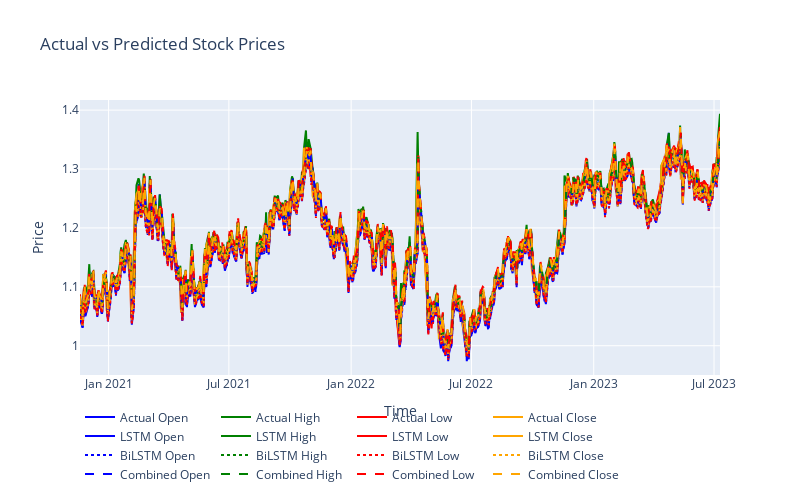

This figure's notebook cell:
### Code cell
# Create a trace for each column in y_test
lstm_traces = []
bilstm_traces = []
combined_traces = []

columns = ['Open', 'High', 'Low', 'Close']
colors = ['blue', 'green', 'red', 'orange']

for i, column in enumerate(columns):
    lstm_trace = go.Scatter(
        x=df.index[-len(y_test):],
        y=lstm_predictions[:, i],
        mode='lines',
        name='LSTM ' + column,
        line=dict(color=colors[i])
    )
    bilstm_trace = go.Scatter(
        x=df.index[-len(y_test):],
        y=bilstm_predictions[:, i],
        mode='lines',
        name='BiLSTM ' + column,
        line=dict(color=colors[i], dash='dot')
    )
    combined_trace = go.Scatter(
        x=df.index[-len(y_test):],
        y=combined_predictions[:, i],
        mode='lines',
        name='Combined ' + column,
        line=dict(color=colors[i], dash='dash')
    )
    lstm_traces.append(lstm_trace)
    bilstm_traces.append(bilstm_trace)
    combined_traces.append(combined_trace)

# Create the layout for the plot
layout = go.Layout(
    title='Actual vs Predicted Stock Prices',
    xaxis=dict(title='Time'),
    yaxis=dict(title='Price'),
    legend=dict(orientation='h'),
    height=500,
    width=800
)

# Create the figure and plot the traces
fig = go.Figure(data=actual_traces + lstm_traces +
                bilstm_traces + combined_traces, layout=layout)
fig.show()

### Figure 1 — Plotly figure (JSON) as saved in the notebook; plotly's stock layout.template omitted (floating-point values rounded to 4 significant figures; data arrays with more than 128 entries replaced by an {"elided": "..."} marker saying what was removed)
{"data": [{"line": {"color": "blue"}, "mode": "lines", "name": "Actual Open", "type": "scatter", "x": {"elided": "653 str values"}, "y": {"elided": "653 float values"}}, {"line": {"color": "green"}, "mode": "lines", "name": "Actual High", "type": "scatter", "x": {"elided": "653 str values"}, "y": {"elided": "653 float values"}}, {"line": {"color": "red"}, "mode": "lines", "name": "Actual Low", "type": "scatter", "x": {"elided": "653 str values"}, "y": {"elided": "653 float values"}}, {"line": {"color": "orange"}, "mode": "lines", "name": "Actual Close", "type": "scatter", "x": {"elided": "653 str values"}, "y": {"elided": "653 float values"}}, {"line": {"color": "blue"}, "mode": "lines", "name": "LSTM Open", "type": "scatter", "x": {"elided": "653 str values"}, "y": {"elided": "653 float values"}}, {"line": {"color": "green"}, "mode": "lines", "name": "LSTM High", "type": "scatter", "x": {"elided": "653 str values"}, "y": {"elided": "653 float values"}}, {"line": {"color": "red"}, "mode": "lines", "name": "LSTM Low", "type": "scatter", "x": {"elided": "653 str values"}, "y": {"elided": "653 float values"}}, {"line": {"color": "orange"}, "mode": "lines", "name": "LSTM Close", "type": "scatter", "x": {"elided": "653 str values"}, "y": {"elided": "653 float values"}}, {"line": {"color": "blue", "dash": "dot"}, "mode": "lines", "name": "BiLSTM Open", "type": "scatter", "x": {"elided": "653 str values"}, "y": {"elided": "653 float values"}}, {"line": {"color": "green", "dash": "dot"}, "mode": "lines", "name": "BiLSTM High", "type": "scatter", "x": {"elided": "653 str values"}, "y": {"elided": "653 float values"}}, {"line": {"color": "red", "dash": "dot"}, "mode": "lines", "name": "BiLSTM Low", "type": "scatter", "x": {"elided": "653 str values"}, "y": {"elided": "653 float values"}}, {"line": {"color": "orange", "dash": "dot"}, "mode": "lines", "name": "BiLSTM Close", "type": "scatter", "x": {"elided": "653 str values"}, "y": {"elided": "653 float values"}}, {"line": {"color": "blue", "dash": "dash"}, "mode": "lines", "name": "Combined Open", "type": "scatter", "x": {"elided": "653 str values"}, "y": {"elided": "653 float values"}}, {"line": {"color": "green", "dash": "dash"}, "mode": "lines", "name": "Combined High", "type": "scatter", "x": {"elided": "653 str values"}, "y": {"elided": "653 float values"}}, {"line": {"color": "red", "dash": "dash"}, "mode": "lines", "name": "Combined Low", "type": "scatter", "x": {"elided": "653 str values"}, "y": {"elided": "653 float values"}}, {"line": {"color": "orange", "dash": "dash"}, "mode": "lines", "name": "Combined Close", "type": "scatter", "x": {"elided": "653 str values"}, "y": {"elided": "653 float values"}}], "layout": {"height": 500, "legend": {"orientation": "h"}, "title": {"text": "Actual vs Predicted Stock Prices"}, "width": 800, "xaxis": {"title": {"text": "Time"}}, "yaxis": {"title": {"text": "Price"}}}}
